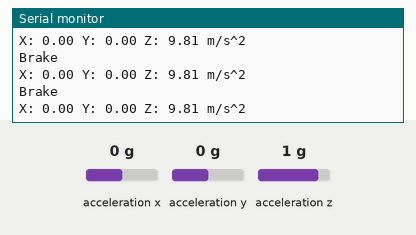
The sketch below on a simulated Arduino Uno, built with avr-gcc and run on an emulated ATmega328P. On the bench: the last lines printed to the serial monitor. The test bench sets the inputs (shaded band); at power-on: acceleration x 0 g, acceleration y 0 g, acceleration z 1 g.

Above: at 1.2 s.
1.3 s: acceleration x set to -1.4 g
At 1.82 s:
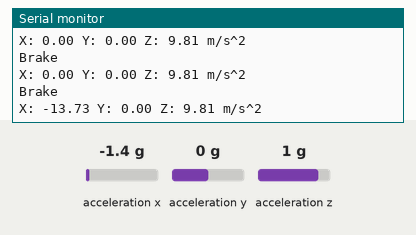
4.0 s: acceleration x set to -0.8 g
At 4.33 s:
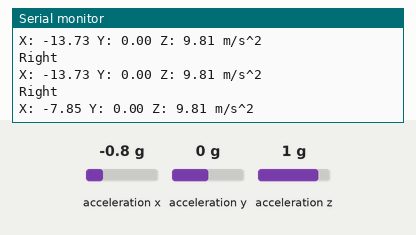
7.0 s: acceleration x set to 0 g
At 7.35 s:
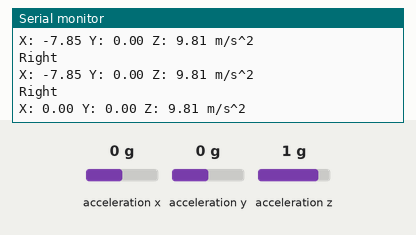
10.0 s: acceleration y set to -1.4 g
At 10.36 s:
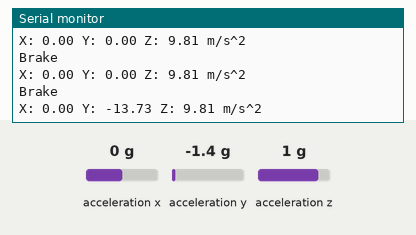
12.5 s: acceleration y set to 0.8 g
At 12.88 s:
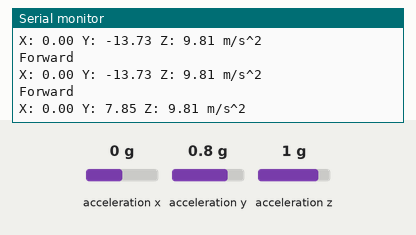
15.0 s: acceleration x set to 0.8 g
At 15.39 s:
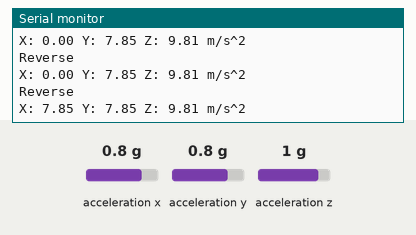
Timing chart, 0 to 18.0 s (numbered marks = the images above; inputs shaded):
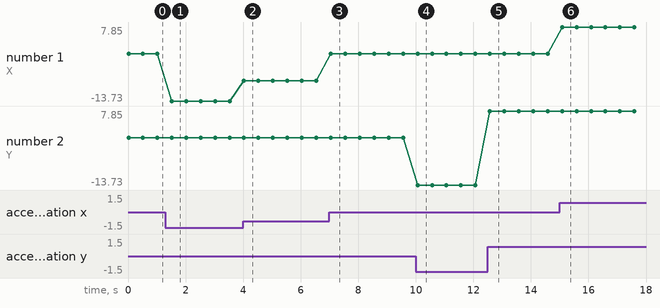

The sketch:

final_accel.ino
```cpp
#include <Wire.h>                    //Adding Wire library
#include <Adafruit_Sensor.h>         //Adding Adafruit Sensor library
#include <Adafruit_ADXL345_U.h>      //Adding ADXL adafruit library


int right1 = 5;                      //pins of motor driver
int right2 = 6;
int left1 = 9;
int left2 = 10;

Adafruit_ADXL345_Unified accel = Adafruit_ADXL345_Unified(12345); //creating an object adhering to the adafruit ADXL library
float x0,y0,z0;                      //initial values of x,y and z
void setup(void)
{
 Serial.begin(9600);

 accel.begin();                    //initializing sensor

 sensors_event_t event;            //Creating the event of sensing the acceleration in the three directions
 accel.getEvent(&event);           //calling the values of the event

 x0=event.acceleration.x;         //Assigning initial values
 y0=event.acceleration.y;
 z0=event.acceleration.z;

 Serial.println(x0);
 Serial.println(y0);
 Serial.println(z0);

 Serial.println("");
}

void loop(void)
{
 /* Get a new sensor event */
 sensors_event_t event;
 accel.getEvent(&event);

 float x=event.acceleration.x;                  //Getting x, y, and z accelerations
 float y=event.acceleration.y;
 float z=event.acceleration.z;
 /* Display the results (acceleration is measured in m/s^2) */
 Serial.print("X: "); Serial.print(x); Serial.print(" ");
 Serial.print("Y: "); Serial.print(y); Serial.print(" ");
 Serial.print("Z: "); Serial.print(z); Serial.print(" ");Serial.println("m/s^2 ");
 delay(500);

 //Setting the conditions for forward, reverse, left and right movements
 if (x>x0+3)
 {
 Serial.println("Left");
 dleft();
 }
 else if (x<x0-3)
 {
 Serial.println("Right");
 dright();
 }
 else if (y>y0+3)
 {
 Serial.println("Reverse");
 dreverse();
 }
 else if (y<y0-3)
 {
 Serial.println("Forward");
 dforward();
 }
 else if(x<x0+3 && x>x0-3 && y<y0+3 && y>y0-3)
 {
 Serial.println("Brake");
 dstat();
 }
}

//Creating the movement functions:
void dleft()
{
  digitalWrite(right1,0);
  digitalWrite(right2, 150);
  digitalWrite(left1, 150);
  digitalWrite(left2, 0);
}
void dright()
{
  digitalWrite(left1,0);
  digitalWrite(left2, 150);
  digitalWrite(right1, 150);
  digitalWrite(right2, 0);
}
void dreverse()
{
  digitalWrite(left1,150);
  digitalWrite(left2, 0);
  digitalWrite(right1, 150);
  digitalWrite(right2, 0);
}
void dforward()
{
  digitalWrite(left1,0);
  digitalWrite(left2, 150);
  digitalWrite(right1, 0);
  digitalWrite(right2, 150);
}
void dstat()
{
  digitalWrite(left1,0);
  digitalWrite(left2,0);
  digitalWrite(right1,0);
  digitalWrite(right2,0);
}
```

Measured:
- after the input at 1.3 s, the serial monitor: prints a new line after 0.22 s (image 1)
- after the input at 4.0 s, the serial monitor: prints a new line at once (image 2)
- after the input at 7.0 s, the serial monitor: prints a new line at once (image 3)
- after the input at 10.0 s, the serial monitor: prints a new line after 0.06 s (image 4)
- after the input at 12.5 s, the serial monitor: prints a new line after 0.08 s (image 5)
- after the input at 15.0 s, the serial monitor: prints a new line after 0.09 s (image 6)
- plotted number 1: 0 → -13.73 after the input at 1.3 s, -13.73 → -7.85 after the input at 4.0 s
- plotted number 2: 0 → -13.73 after the input at 10.0 s, -13.73 → 7.85 after the input at 12.5 s
